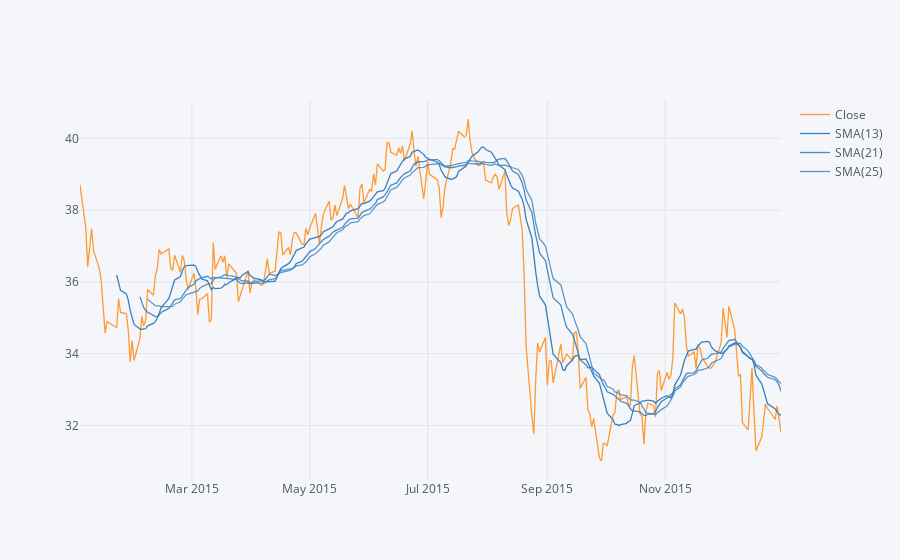

Notebook code cell kept with this figure:
### Markdown cell above
** Use .ta_plot(study='sma') to create a Simple Moving Averages plot of Morgan Stanley for the year 2015.**

### Code cell
df_2015_MS = df.loc[(df.index.year == 2015),'MS']['Close']
df_2015_MS.ta_plot(study='sma', periods=[13,21,25])

### Figure 1 — Plotly figure (JSON) as saved in the notebook; plotly's stock layout.template omitted (floating-point values rounded to 4 significant figures; data arrays with more than 128 entries replaced by an {"elided": "..."} marker saying what was removed)
{"data": [{"line": {"color": "rgba(255, 153, 51, 1.0)", "dash": "solid", "shape": "linear", "width": 1.3}, "mode": "lines", "name": "Close", "text": "", "type": "scatter", "x": {"elided": "252 str values"}, "y": {"elided": "252 float values"}}, {"line": {"color": "rgba(55, 128, 191, 1.0)", "dash": "solid", "shape": "linear", "width": 1.3}, "mode": "lines", "name": "SMA(13)", "text": "", "type": "scatter", "x": {"elided": "252 str values"}, "y": {"elided": "252 mixed values"}}, {"line": {"color": "rgba(55, 128, 191, 0.8999999999999999)", "dash": "solid", "shape": "linear", "width": 1.3}, "mode": "lines", "name": "SMA(21)", "text": "", "type": "scatter", "x": {"elided": "252 str values"}, "y": {"elided": "252 mixed values"}}, {"line": {"color": "rgba(55, 128, 191, 0.7999999999999998)", "dash": "solid", "shape": "linear", "width": 1.3}, "mode": "lines", "name": "SMA(25)", "text": "", "type": "scatter", "x": {"elided": "252 str values"}, "y": {"elided": "252 mixed values"}}], "layout": {"legend": {"bgcolor": "#F5F6F9", "font": {"color": "#4D5663"}}, "paper_bgcolor": "#F5F6F9", "plot_bgcolor": "#F5F6F9", "title": {"font": {"color": "#4D5663"}}, "xaxis": {"gridcolor": "#E1E5ED", "showgrid": true, "tickfont": {"color": "#4D5663"}, "title": {"font": {"color": "#4D5663"}, "text": ""}, "zerolinecolor": "#E1E5ED"}, "yaxis": {"gridcolor": "#E1E5ED", "showgrid": true, "tickfont": {"color": "#4D5663"}, "title": {"font": {"color": "#4D5663"}, "text": ""}, "zerolinecolor": "#E1E5ED"}}}
